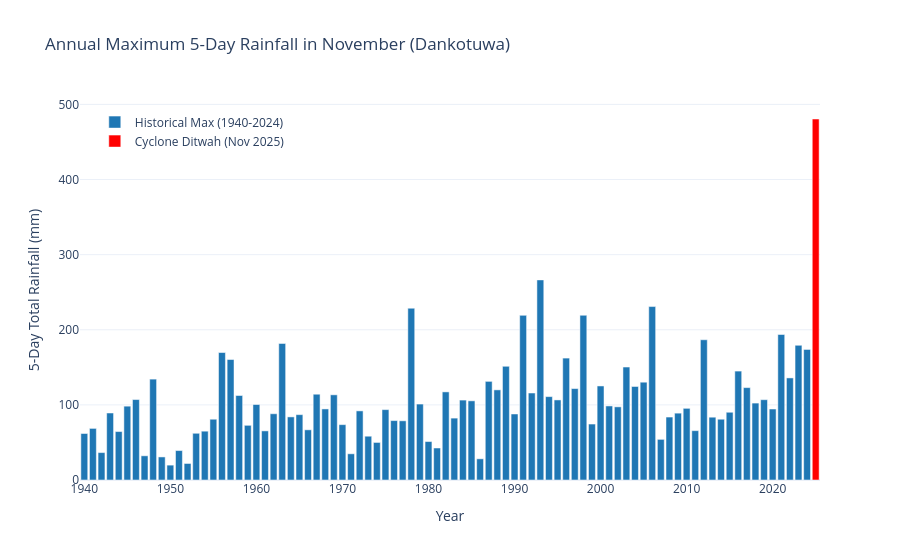

Here is the notebook cell this chart was saved with:
### Markdown cell above
## Act 2: Rain Extremes
While the temperature is clearly rising, we must check if extreme rainfall is also increasing. We analyze two metrics for the baseline period (1940-2024):
1. The trend in the maximum 5-day rainfall each November.
2. The trend in the number of "heavy rain" days (over 50 mm) per year.
Finally, we plot Dankotuwa's historical 5-day November maxima and highlight Cyclone Ditwah (2025) to visually assess if it was a statistical outlier.

### Code cell
import pandas as pd
import plotly.express as px
import plotly.graph_objects as go
from ditwah_weather.analysis import annual_max_window, decadal_trend, calculate_event_rainfall

# 1. Calculate trends for November 5-Day Max Rainfall & Heavy Rain Days (>50mm)
rain_trends = []

for city in df['city'].unique():
    city_df = df[df['city'] == city].copy()
    
    # --- Metric 1: 5-Day Max Rainfall (November, 1940-2024) ---
    annual_max = annual_max_window(city_df, window=5, month=11)
    max_slope, max_pval = decadal_trend(annual_max.index, annual_max.values)
    
    # --- Metric 2: Heavy Rain Days (Whole Year, 1940-2024) ---
    # Filter for the baseline years
    baseline_df = city_df[(city_df['date'].dt.year >= 1940) & (city_df['date'].dt.year <= 2024)]
    # Count days > 50mm, then reindex to ensure years with 0 heavy days are included as 0
    heavy_days = baseline_df[baseline_df['precipitation_sum'] > 50].groupby(baseline_df['date'].dt.year).size()
    heavy_days = heavy_days.reindex(range(1940, 2025), fill_value=0) 
    heavy_slope, heavy_pval = decadal_trend(heavy_days.index, heavy_days.values)
    
    rain_trends.append({
        'City': city, 
        '5-Day Max Trend (mm/decade)': round(max_slope, 2), 'Max p-val': round(max_pval, 4),
        'Heavy Days Trend (days/decade)': round(heavy_slope, 3), 'Heavy p-val': round(heavy_pval, 4)
    })

    # Save Dankotuwa's historical max data for plotting below
    if city == 'Dankotuwa':
        dankotuwa_max_rain = annual_max.reset_index()

# Display the trends table
display(pd.DataFrame(rain_trends).sort_values('5-Day Max Trend (mm/decade)', ascending=False))


# 2. Calculate exact rainfall for Cyclone Ditwah (2025) in Dankotuwa
dankotuwa_df = df[df['city'] == 'Dankotuwa']
ditwah_total = calculate_event_rainfall(dankotuwa_df, start='2025-11-26', end='2025-11-30')

# 3. Visualisation: Bar chart of historical max vs Ditwah
fig = px.bar(dankotuwa_max_rain, x='year', y='precipitation_sum',
             title='Annual Maximum 5-Day Rainfall in November (Dankotuwa)',
             labels={'year': 'Year', 'precipitation_sum': '5-Day Total Rainfall (mm)'})

# Update historical bars to standard blue
fig.update_traces(marker_color='#1f77b4', name='Historical Max (1940-2024)', showlegend=True)

# Add Cyclone Ditwah as a striking red bar
fig.add_trace(go.Bar(x=[2025], y=[ditwah_total], name='Cyclone Ditwah (Nov 2025)', marker_color='red'))

fig.update_layout(template='plotly_white', legend=dict(x=0.02, y=0.98))
fig.show()

### Figure 1 — Plotly figure (JSON) as saved in the notebook; plotly's stock layout.template omitted (floating-point values rounded to 4 significant figures)
{"data": [{"hovertemplate": "Year=%{x}<br>5-Day Total Rainfall (mm)=%{y}<extra></extra>", "legendgroup": "", "marker": {"color": "#1f77b4", "pattern": {"shape": ""}}, "name": "Historical Max (1940-2024)", "orientation": "v", "showlegend": true, "textposition": "auto", "type": "bar", "x": [1940, 1941, 1942, 1943, 1944, 1945, 1946, 1947, 1948, 1949, 1950, 1951, 1952, 1953, 1954, 1955, 1956, 1957, 1958, 1959, 1960, 1961, 1962, 1963, 1964, 1965, 1966, 1967, 1968, 1969, 1970, 1971, 1972, 1973, 1974, 1975, 1976, 1977, 1978, 1979, 1980, 1981, 1982, 1983, 1984, 1985, 1986, 1987, 1988, 1989, 1990, 1991, 1992, 1993, 1994, 1995, 1996, 1997, 1998, 1999, 2000, 2001, 2002, 2003, 2004, 2005, 2006, 2007, 2008, 2009, 2010, 2011, 2012, 2013, 2014, 2015, 2016, 2017, 2018, 2019, 2020, 2021, 2022, 2023, 2024], "xaxis": "x", "y": [61.9, 68.7, 36.5, 89.2, 64.5, 98.3, 107.1, 32.2, 134.3, 30.7, 19.8, 39.2, 22.0, 62.2, 65.0, 80.9, 169.7, 160.4, 112.5, 72.8, 100.5, 65.4, 88.2, 181.8, 84.0, 87.0, 66.8, 114.2, 94.6, 113.4, 73.7, 34.9, 92.0, 58.3, 50.0, 93.7, 79.1, 78.8, 228.7, 101.1, 51.2, 42.6, 117.3, 82.4, 106.4, 105.4, 28.2, 131.3, 120.0, 151.4, 87.9, 219.2, 115.8, 266.4, 111.0, 106.6, 162.3, 121.7, 219.3, 74.5, 125.2, 98.6, 97.4, 150.4, 124.5, 130.2, 230.9, 54.1, 83.8, 89.0, 95.4, 65.7, 186.7, 83.6, 80.9, 90.2, 145.0, 123.0, 102.4, 106.9, 94.5, 193.7, 135.9, 179.3, 173.9], "yaxis": "y"}, {"marker": {"color": "red"}, "name": "Cyclone Ditwah (Nov 2025)", "type": "bar", "x": [2025], "y": [480.6]}], "layout": {"barmode": "relative", "legend": {"tracegroupgap": 0, "x": 0.02, "y": 0.98}, "title": {"text": "Annual Maximum 5-Day Rainfall in November (Dankotuwa)"}, "xaxis": {"anchor": "y", "domain": [0, 1], "title": {"text": "Year"}}, "yaxis": {"anchor": "x", "domain": [0, 1], "title": {"text": "5-Day Total Rainfall (mm)"}}}}
